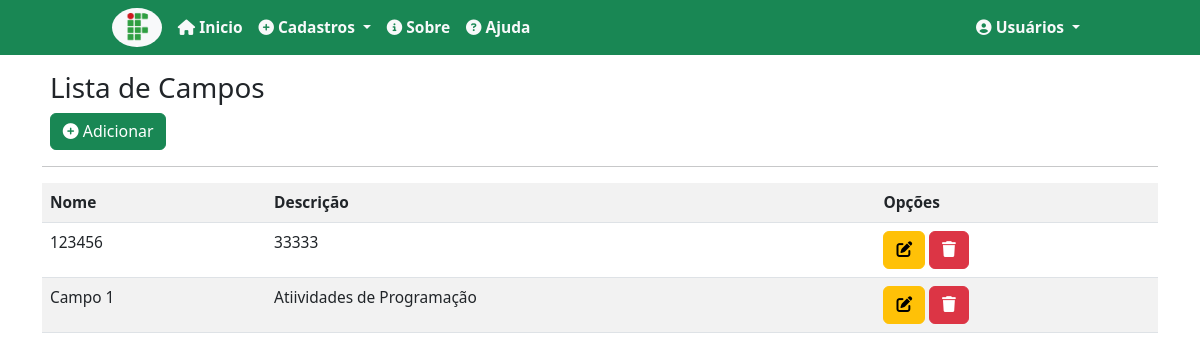
Before: /campos/ with the older database file.
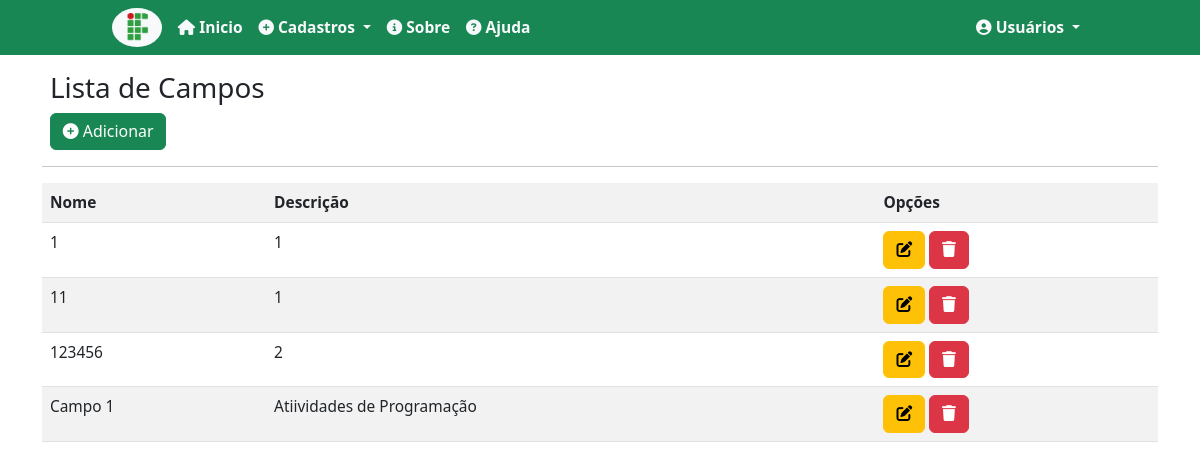
After: the same page with the newer database file.
### records/models.py (models this page shows, shortened)
class Field(models.Model):
    name = models.CharField(max_length=50, verbose_name='Nome')
    description = models.CharField(max_length=150, verbose_name='Descrição')
    class Meta:
        verbose_name = 'Campo'
        ordering = ['name']

### records/views.py (the view)
# urls.py: path('campos/', FieldList.as_view(), name='list-field'),
class FieldList(ListView):
    model = Field
    template_name = 'records/lists/field.html'

### records/templates/records/lists/field.html (shortened to what this page needs)
{% extends 'pages/base.html' %}
{% load static %}
{% block content %}
    <div class="m-2">
        <h3>Lista de Campos</h3>
        <a class="btn btn-success" href="{% url 'add-field'%}"><i class="fa-solid fa-circle-plus"></i> Adicionar</a>
    </div>
    <hr>
    <div class="table-responsive">
        <table class="table table-striped">
            <th>
                Nome
            </th>
            <th>
                Descrição
            </th>
            <th>
                Opções
            </th>
            {% for field in object_list %}
            <tr>
               <td>
                    {{field.name}}
               </td>
               <td>
                    {{ field.description}}
               </td>
               <td>
                    <a href="{% url 'edit-field' field.pk %}" class="btn btn-warning"> <i class="fa-solid fa-pen-to-square"></i></a>
                    <a href="{% url 'delete-field' field.pk %}" class="btn btn-danger"> <i class="fa-solid fa-trash"></i> </a>
               </td>
            </tr>
            {% empty %}
            <tr>
                <td colspan="3"> Não há nenhum registro até o momento </td>
            </tr>
            {% endfor %}
        </table>
    </div>
{% endblock%}

### pages/templates/pages/base.html (shortened to what this page needs)
{% load static %}
<!DOCTYPE html>
<html lang="pt-br">
<head>
    {% block stylesheet %}
    <link rel="stylesheet" href="{% static 'css/style.css' %}">
    {% endblock %}
    <link href="https://cdn.jsdelivr.net/npm/bootstrap@5.2.2/dist/css/bootstrap.min.css" rel="stylesheet">
</head>
<body>
  {% block navbar%}
  <nav class="navbar navbar-expand-lg navbar-light bg-success">
    <div class="container-fluid col-10">
      <img src="{% static 'img/logo.png'%}" width="50px" class="bg-light rounded-circle p-1 me-2">
      <div class="collapse navbar-collapse mt-2 mt-lg-0" id="navbarSupportedContent">
        <ul class="navbar-nav me-auto mb-2 mb-lg-0">
          <li class="nav-item">
            <a class="nav-link active text-light fw-bold p-2" aria-current="page" href="{% url 'index' %}"><i class="fa-solid fa-house"></i> Inicio</a>
          </li>
          <li class="nav-item dropdown">
            <a class="text-light nav-link fw-bold dropdown-toggle p-2" href="#" id="navbarDropdown" role="button" data-bs-toggle="dropdown" aria-expanded="false">
                <i class="fa-solid fa-circle-plus"></i> Cadastros
            </a>
          </li>
          <li class="nav-item">
            <a class="nav-link text-light fw-bold p-2" href="{% url 'about' %}"><i class="fa-solid fa-circle-info"></i> Sobre</a>
          </li>
          <li class="nav-item">
            <a class="nav-link text-light fw-bold p-2" href="#"><i class="fa-solid fa-circle-question"></i> Ajuda</a>
          </li>
        </ul>
        <div class="nav-item d-lg-flex d-block justify-content-lg-end nav-item dropdown">
            <a class="text-light nav-link fw-bold dropdown-toggle p-2" href="#" id="navbarDropdown" role="button" data-bs-toggle="dropdown" aria-expanded="false">
                <i class="fa-solid fa-circle-user"></i> Usuários
            </a>
        </div>
      </div>
    </div>
  </nav>
  {% endblock %}
  <div class="container mt-3 mb-3">
  {% block content %}
  {% endblock %}
</div>
</body>
</html>

### static/css/style.css (style rules this page uses)
* { font-size: 0.995em; }
body { background-color: rgb(235, 217, 217); }

Changed rows visible on the page:
removed Field: name "123456", description "33333"
added Field: name "1", description "1"
added Field: name "11", description "1"
added Field: name "123456", description "2"
